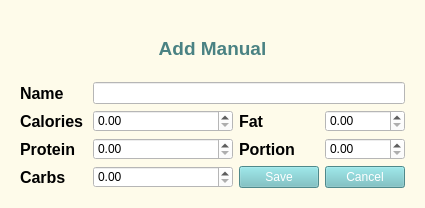
<?xml version="1.0" encoding="UTF-8"?>
<ui version="4.0">
 <class>Addmanual</class>
 <widget class="QMainWindow" name="Addmanual">
  <property name="geometry">
   <rect>
    <x>0</x>
    <y>0</y>
    <width>425</width>
    <height>208</height>
   </rect>
  </property>
  <property name="windowTitle">
   <string>MainWindow</string>
  </property>
  <property name="styleSheet">
   <string notr="true">background-color: rgb(254,251,234);</string>
  </property>
  <widget class="QWidget" name="centralwidget">
   <layout class="QGridLayout" name="gridLayout">
    <property name="leftMargin">
     <number>20</number>
    </property>
    <property name="topMargin">
     <number>20</number>
    </property>
    <property name="rightMargin">
     <number>20</number>
    </property>
    <property name="bottomMargin">
     <number>20</number>
    </property>
    <item row="5" column="3">
     <widget class="QPushButton" name="save">
      <property name="minimumSize">
       <size>
        <width>0</width>
        <height>0</height>
       </size>
      </property>
      <property name="maximumSize">
       <size>
        <width>16777215</width>
        <height>16777215</height>
       </size>
      </property>
      <property name="cursor">
       <cursorShape>PointingHandCursor</cursorShape>
      </property>
      <property name="styleSheet">
       <string notr="true">QPushButton {
	background-color: rgb(111, 192, 195);
    color: white;
}
QPushButton:hover {
	background-color: rgb(100, 173, 173);
}</string>
      </property>
      <property name="text">
       <string>Save</string>
      </property>
     </widget>
    </item>
    <item row="3" column="1" colspan="2">
     <widget class="QDoubleSpinBox" name="insercalories">
      <property name="styleSheet">
       <string notr="true">background-color: white;</string>
      </property>
     </widget>
    </item>
    <item row="5" column="4">
     <widget class="QPushButton" name="cancel">
      <property name="cursor">
       <cursorShape>PointingHandCursor</cursorShape>
      </property>
      <property name="styleSheet">
       <string notr="true">QPushButton {
	background-color: rgb(111, 192, 195);
    color: white;
}
QPushButton:hover {
	background-color: rgb(100, 173, 173);
}</string>
      </property>
      <property name="text">
       <string>Cancel</string>
      </property>
     </widget>
    </item>
    <item row="4" column="3">
     <widget class="QLabel" name="portion">
      <property name="font">
       <font>
        <pointsize>12</pointsize>
        <weight>75</weight>
        <bold>true</bold>
       </font>
      </property>
      <property name="text">
       <string>Portion</string>
      </property>
     </widget>
    </item>
    <item row="3" column="0">
     <widget class="QLabel" name="calories">
      <property name="font">
       <font>
        <pointsize>12</pointsize>
        <weight>75</weight>
        <bold>true</bold>
       </font>
      </property>
      <property name="text">
       <string>Calories</string>
      </property>
     </widget>
    </item>
    <item row="4" column="0">
     <widget class="QLabel" name="protein">
      <property name="font">
       <font>
        <pointsize>12</pointsize>
        <weight>75</weight>
        <bold>true</bold>
       </font>
      </property>
      <property name="text">
       <string>Protein</string>
      </property>
     </widget>
    </item>
    <item row="5" column="0">
     <widget class="QLabel" name="carbs">
      <property name="font">
       <font>
        <pointsize>12</pointsize>
        <weight>75</weight>
        <bold>true</bold>
       </font>
      </property>
      <property name="text">
       <string>Carbs</string>
      </property>
     </widget>
    </item>
    <item row="5" column="1" colspan="2">
     <widget class="QDoubleSpinBox" name="insercarbs">
      <property name="styleSheet">
       <string notr="true">background-color: white;</string>
      </property>
     </widget>
    </item>
    <item row="4" column="4">
     <widget class="QDoubleSpinBox" name="insertportion">
      <property name="styleSheet">
       <string notr="true">background-color: white;</string>
      </property>
     </widget>
    </item>
    <item row="3" column="3">
     <widget class="QLabel" name="fat">
      <property name="font">
       <font>
        <pointsize>12</pointsize>
        <weight>75</weight>
        <bold>true</bold>
       </font>
      </property>
      <property name="text">
       <string>Fat</string>
      </property>
     </widget>
    </item>
    <item row="2" column="0">
     <widget class="QLabel" name="name">
      <property name="font">
       <font>
        <pointsize>12</pointsize>
        <weight>75</weight>
        <bold>true</bold>
       </font>
      </property>
      <property name="text">
       <string>Name</string>
      </property>
     </widget>
    </item>
    <item row="4" column="1" colspan="2">
     <widget class="QDoubleSpinBox" name="insertprotein">
      <property name="styleSheet">
       <string notr="true">background-color: white;</string>
      </property>
     </widget>
    </item>
    <item row="3" column="4">
     <widget class="QDoubleSpinBox" name="insertfat">
      <property name="styleSheet">
       <string notr="true">background-color: white;</string>
      </property>
     </widget>
    </item>
    <item row="2" column="1" colspan="4">
     <widget class="QLineEdit" name="insertname">
      <property name="styleSheet">
       <string notr="true">background-color: white;</string>
      </property>
     </widget>
    </item>
    <item row="1" column="0" colspan="5">
     <widget class="QLabel" name="addmanual">
      <property name="font">
       <font>
        <pointsize>14</pointsize>
        <weight>75</weight>
        <bold>true</bold>
       </font>
      </property>
      <property name="styleSheet">
       <string notr="true">color: rgb(74, 130, 131);</string>
      </property>
      <property name="text">
       <string>Add Manual</string>
      </property>
      <property name="alignment">
       <set>Qt::AlignCenter</set>
      </property>
     </widget>
    </item>
   </layout>
  </widget>
 </widget>
 <resources/>
 <connections/>
</ui>
